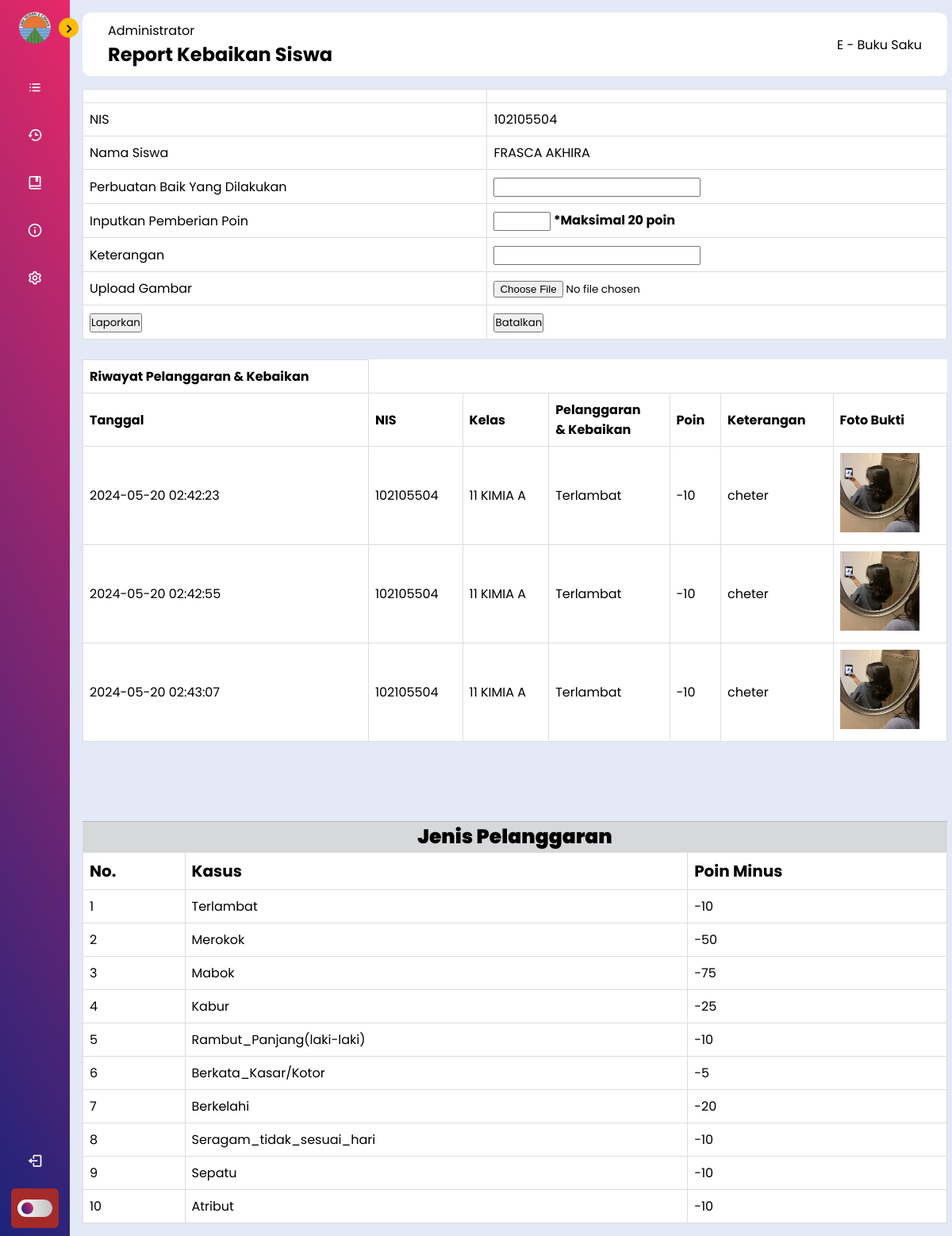
The app's page /High-Access/proses-baik.php?id=102105504 (signed in), older data.
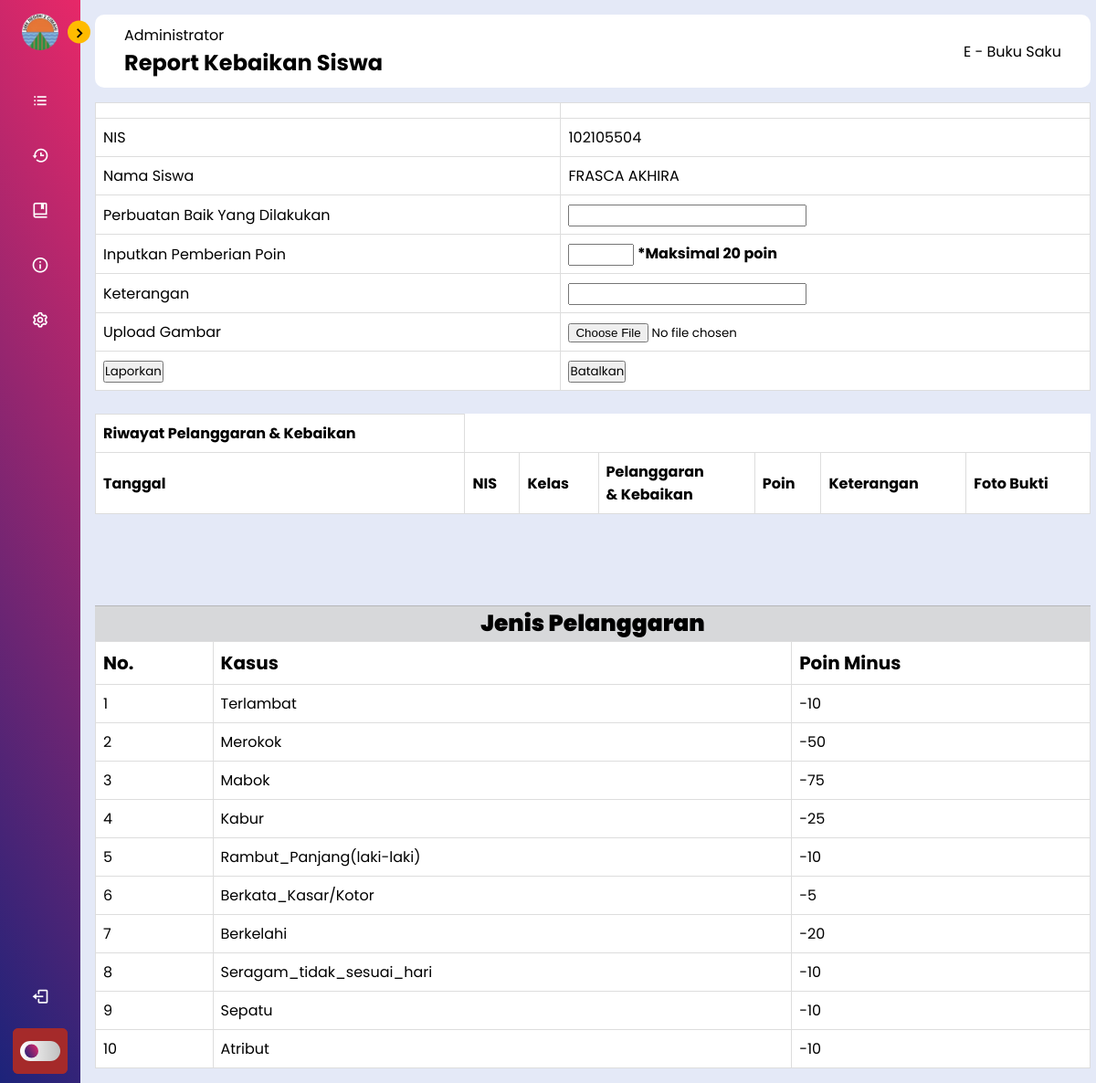
The same page, newer data.
### tables this page shows
CREATE TABLE `siswa` (
  `nis` int(11) NOT NULL,
  `password` varchar(20) NOT NULL,
  `nama` varchar(100) NOT NULL,
  `tingkat` int(2) NOT NULL,
  `jurusan` varchar(30) NOT NULL,
  `kelas` varchar(2) NOT NULL,
  `jenis_kelamin` enum('L','P') NOT NULL,
  `poin` int(5) NOT NULL,
  `role` int(1) NOT NULL
);

CREATE TABLE `tb_pelanggaran` (
  `id_pelanggaran` int(11) NOT NULL,
  `tanggal` timestamp NOT NULL DEFAULT current_timestamp(),
  `nis` int(11) NOT NULL,
  `nama_siswa` varchar(50) NOT NULL,
  `kelas` varchar(10) NOT NULL,
  `pelanggaran` varchar(50) NOT NULL,
  `kebaikan` varchar(50) NOT NULL,
  `ket_poin` varchar(1) NOT NULL,
  `poin_minus` varchar(10) NOT NULL,
  `poin_plus` varchar(10) NOT NULL,
  `keterangan` text NOT NULL,
  `gambar` varchar(100) NOT NULL
);

CREATE TABLE `tb_kasus` (
  `id_kasus` int(3) NOT NULL,
  `jenis_kasus` varchar(50) NOT NULL,
  `poin` int(11) NOT NULL
);

### High-Access/proses-baik.php (the view, shortened to what the changed rows need)
<!DOCTYPE html>
<html lang="en">
<head>
    <link rel="stylesheet" href="styleBar.css">
    <link href='https://unpkg.com/boxicons@2.1.4/css/boxicons.min.css' rel='stylesheet'>
    <link rel="stylesheet" href="https://cdnjs.cloudflare.com/ajax/libs/
    font-awesome/6.4.0/css/all.min.css">
    <link rel="stylesheet" href="https://cdn.datatables.net/1.13.7/css/jquery.dataTables.min.css">
</head>
<body>
        <?php
        include "koneksi.php";
        $id=$_GET['id'];
        $sql=mysqli_query($conn, "SELECT * FROM siswa WHERE nis=$id");
        $sql_pelanggaran=mysqli_query($conn, "SELECT * FROM tb_pelanggaran WHERE nis=$id");
        ?>
    <div class="main--content">
        <div class="header--wrapper">
            <div class="header--title">
                <h2>Report Kebaikan Siswa</h2>
            </div>
        </div>
  <div>
  <form action="proses-plus.php" method="POST" enctype="multipart/form-data">
      <table>
      <tr>
              <td>NIS</td>
              <td><?php foreach ($sql as $nis) :?><?=$nis["nis"]; ?><?php endforeach;?></td>
          </tr>
          <tr>
              <td>Nama Siswa</td>
              <td><?php foreach ($sql as $nama) :?><?=$nama["nama"]; ?><?php endforeach;?></td>
          </tr>
      </table><br>
      <table>
        <?php
        $jumlah_baris = 3;
        $log = array();
        while ($row = $sql_pelanggaran->fetch_assoc()) {
          $log[] = $row;
        }
        $log_terbaru = array_slice($log, -$jumlah_baris);
        foreach ($log_terbaru as $row) : ?>
        <tr>
          <td><?=$row["tanggal"]; ?></td>
          <td><?=$row["nis"]; ?></td>
          <td><?=$row["kelas"]; ?></td>
          <td><?=$row["pelanggaran"], $row["kebaikan"]; ?></td>
          <td><?=$row["ket_poin"], $row["poin_minus"], $row["poin_plus"]; ?></td>
          <td><?=$row["keterangan"]; ?></td>
          <td><img src="../image/<?=$row["gambar"]; ?>" width="100" height="100" alt='foto tidak ada' title="Foto Bukti"></td>
          </tr>
          <?php endforeach; ?>
      </table>
      <?php
    include 'koneksi.php';
    $sql = "SELECT * FROM tb_kasus";
    $pelanggaran = mysqli_query($conn, $sql);
    ?>
      <div class="jenis-kasus">
      <div class="row">
        <div>
          <table class="table-3 table table-striped" style="width: 100%;">
          <thead>
            <tr style="font-size: 20px;">
              <td><b>No.</b></td>
              <td><b>Kasus</b></td>
              <td><b>Poin Minus</b></td>
            </tr>
          </thead>
          <tbody>
            <?php foreach ($pelanggaran as $item) : ?>
                <tr>
                    <td><?= $item["id_kasus"];  ?></td>
                    <td><?= $item["jenis_kasus"];  ?></td>
                    <td>-<?= $item["poin"];  ?></td>
                </tr>
            <?php endforeach; ?>
          </tbody>
          </table>
        </div>
      </div>
  </form>
  </div>
        </div>
</body>
</html>

Row changes from the older to the newer data that the page shows:
removed tb_pelanggaran: tanggal "2024-05-20 02:42:23", nis "102105504", kelas "11 KIMIA A", pelanggaran "Terlambat", ket_poin "-", poin_minus "10", keterangan "cheter", gambar (picture)
removed tb_pelanggaran: tanggal "2024-05-20 02:42:55", nis "102105504", kelas "11 KIMIA A", pelanggaran "Terlambat", ket_poin "-", poin_minus "10", keterangan "cheter", gambar (picture)
removed tb_pelanggaran: tanggal "2024-05-20 02:43:07", nis "102105504", kelas "11 KIMIA A", pelanggaran "Terlambat", ket_poin "-", poin_minus "10", keterangan "cheter", gambar (picture)
